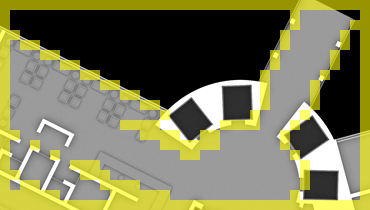

The image is a tile-based game level rendered from a .tmx file. Its description and source (layers, tilesets, objects; grid data summarised) follow:
An orthogonal 37x21 tile map with 10x10 px tiles, 2 tile layers (floor, wall), 2 tilesets and 10 objects (6x waypoint, 4x icon).

<map version="1.0" orientation="orthogonal" width="37" height="21" tilewidth="10" tileheight="10">
 <properties>
  <property name="mapName" value="A1-01Pv.png" />
  <property name="posX" value="75" />
  <property name="posY" value="46" />
 </properties>
 <tileset firstgid="1" name="tiles" tilewidth="10" tileheight="10">
  <image source="tiles.png" width="128" height="128" />
  <tile id="52">
   <properties>
    <property name="wall" value="1" />
   </properties>
  </tile>
 </tileset>
 <tileset firstgid="145" name="A1-01Pv" tilewidth="10" tileheight="10">
  <image source="A1-01Pv.png" width="1748" height="800" />
 </tileset>
 <layer name="floor" width="37" height="21">
  <data>[777 cells, 777 non-empty, 777 distinct tile ids]</data>
 </layer>
 <layer name="wall" width="37" height="21">
  <data>[777 cells, 206 non-empty, 1 distinct tile ids]</data>
 </layer>
 <objectgroup name="waypoint" width="37" height="21">
  <object name="waypoint" type="waypoint" x="254" y="171" width="20" height="20">
   <properties>
    <property name="id" value="1001" />
   </properties>
  </object>
  <object name="waypoint" type="waypoint" x="110" y="140" width="20" height="20">
   <properties>
    <property name="id" value="6" />
   </properties>
  </object>
  <object name="waypoint" type="waypoint" x="30" y="160" width="20" height="20">
   <properties>
    <property name="id" value="2005" />
   </properties>
  </object>
  <object name="waypoint" type="waypoint" x="110" y="140" width="20" height="20">
   <properties>
    <property name="id" value="8" />
   </properties>
  </object>
  <object name="waypoint" type="waypoint" x="320" y="10" width="20" height="20">
   <properties>
    <property name="id" value="97" />
   </properties>
  </object>
  <object name="elevador" type="icon" x="202" y="157" width="40" height="40">
   <properties>
    <property name="id" value="1" />
   </properties>
  </object>
  <object name="waypoint" type="waypoint" x="210" y="167" width="20" height="20">
   <properties>
    <property name="id" value="1000" />
   </properties>
  </object>
 </objectgroup>
 <objectgroup name="icon" width="37" height="21">
  <object name="recepcao" type="icon" x="100" y="130" width="40" height="40">
   <properties>
    <property name="id" value="18" />
   </properties>
  </object>
  <object name="elevador" type="icon" x="247" y="158" width="40" height="40">
   <properties>
    <property name="id" value="2" />
   </properties>
  </object>
  <object name="banheiro" type="icon" x="20" y="150" width="40" height="40">
   <properties>
    <property name="id" value="14" />
   </properties>
  </object>
 </objectgroup>
</map>
